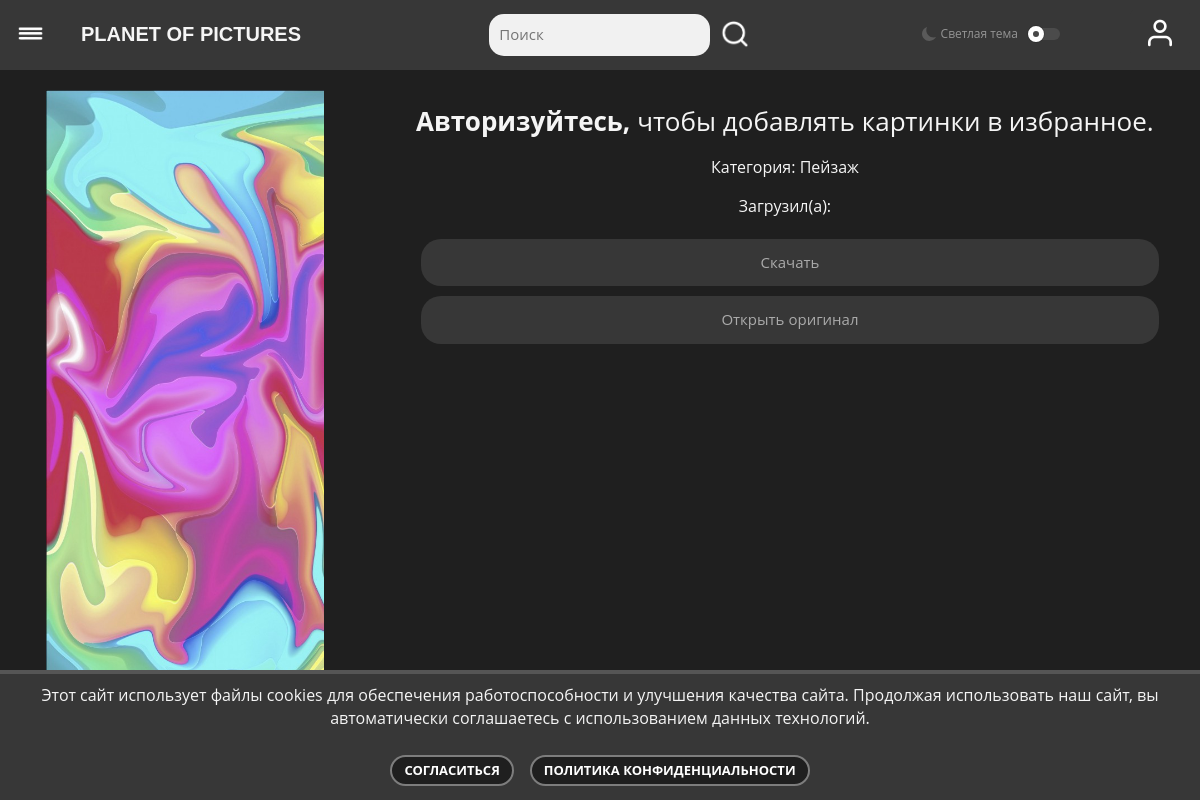
/pages/img.php?p=12, run on the app's committed database.
### tables this page shows
CREATE TABLE `pictures` (
  `id` int(11) NOT NULL,
  `name` varchar(255) NOT NULL,
  `description` text NOT NULL,
  `section_id` int(11) NOT NULL,
  `status` text NOT NULL,
  `user_login` varchar(255) NOT NULL,
  `cat_id` int(11) NOT NULL,
  `created_at` datetime NOT NULL DEFAULT current_timestamp()
);

CREATE TABLE `categories` (
  `id` int(11) NOT NULL,
  `name` text NOT NULL
);

### pages/img.php (the view, shortened to what this page needs)
<?php
require_once('../include/header.php');
function getUrlQuery($url, $key = null)
{
    $parts = parse_url($url);
    if (!empty($parts['query'])) {
        parse_str($parts['query'], $query);
        if (is_null($key)) {
            return $query;
        } elseif (isset($query[$key])) {
            return $query[$key];
        }
    }
    return false;
}
$p = getUrlQuery($_SERVER['REQUEST_URI'])['p'];
$result = $connect->prepare("SELECT *, pictures.name as pic_name, categories.name as cat_name FROM pictures INNER JOIN categories ON cat_id = categories.id where pictures.id = ?");
$result->execute([$_GET['p']]);
$users = $result->fetchAll(PDO::FETCH_ASSOC);
foreach ($users as $row) {
    ?>
    <link href="/css/style.css" rel="stylesheet">
    <div class="div-center">
    <?php
    if (!empty($_SESSION['login'])) {
        if ($_SESSION['role'] == 1) {
            $bar_pics = '
            <div class="bar-pic">
                <img   src="' . $row['pic_name'] . '"  class="image">
                </div>
            <div class="like">
                <p><b>' . $row['description'] . '</b></p>
                <p>Категория: ' . $row['cat_name'] . '</p>
                <p>Загрузил(а): <a href="public.php?login='.$row['user_login'].'">  ' . $row['user_login'] . ' </a></p>
                <a href="../services/addlike.php?id=' . $p . '"><input type="submit" value="Добавить в избранное" class="add_button"></a>
                <br>
                <a href="/' . $row['pic_name'] . '" download><input type="submit" value="Скачать" class="add_button"></a>
                <a href="' . $row['pic_name'] . '">
                    <input type="submit" value="Открыть оригинал" class="add_button">
                </a>
                </div>
            ';
        }elseif(!empty($getFav)) {
            $bar_pics = '
                <div class="bar-pic">
                <img  src="' . $row['pic_name'] . '"  class="image">
                </div>
                <div class="like">
                <p><b>' . $row['description'] . '</b></p>
                <p>Категория: ' . $row['cat_name'] . '</p>
                <p>Загрузил(а):<a href="public.php?login='.$row['user_login'].'"> ' . $row['user_login'] . ' </a></p>
                <a href="../services/dellike.php?id=' . $getFav['fav_id'] . '">
                <input type="submit" value="Удалить из избранного" class="add_button"></a><br>
                <a href="/' . $row['pic_name'] . '" download><input type="submit" value="Скачать" class="add_button"></a>
                <a href="' . $row['pic_name'] . '" target="_blank">
                    <input type="submit" value="Открыть оригинал" class="add_button">
                </a>
                </div>
            ';
        } else {
            $bar_pics = '
            <div class="bar-pic">
                <img  src="' . $row['pic_name'] . '"  class="image">
                </div>
            <div class="like">
                <p><b>' . $row['description'] . '</b></p>
                <p>Категория: ' . $row['cat_name'] . '</p>
                <p>Загрузил(а): <a href="public.php?login='.$row['user_login'].'"> ' . $row['user_login'] . ' </a> </p>
                <a href="../services/addlike.php?id=' . $p . '">
                <input type="submit" value="Добавить в избранное" class="add_button"></a><br>
                <a href="' . $row['pic_name'] . '" download>
                    <input type="submit" value="Скачать" class="add_button">
                </a>
                <a href="' . $row['pic_name'] . '" target="_blank">
                    <input type="submit" value="Открыть оригинал" class="add_button">
                </a>
                </div>
            ';
        }
    } else {
        $bar_pics = '<div class="bar-pic">
            <img  src="' . $row['pic_name'] . '"  class="image">
            </div>
            <div class="like">
            <h1><b>Авторизуйтесь,</b> чтобы добавлять картинки в избранное.</h1>
             <p><b>' . $row['description'] . '</b></p>
                <p>Категория: ' . $row['cat_name'] . '</p>
                <p>Загрузил(а): <a href="public.php?login='.$row['user_login'].'"> ' . $row['user_login'] . ' </a></p>
                <a href="' . $row['pic_name'] . '" download>
                    <input type="submit" value="Скачать" class="add_button">
                </a>
                <a href="' . $row['pic_name'] . '" target="_blank">
                    <input type="submit" value="Открыть оригинал" class="add_button">
                </a>
            </div>
        ';
    }
    echo $bar_pics;
}
?>
    </div>
<?php
require_once('../include/footer.php');
?>

### data on the page
pictures: name (picture), cat.name "Пейзаж"
